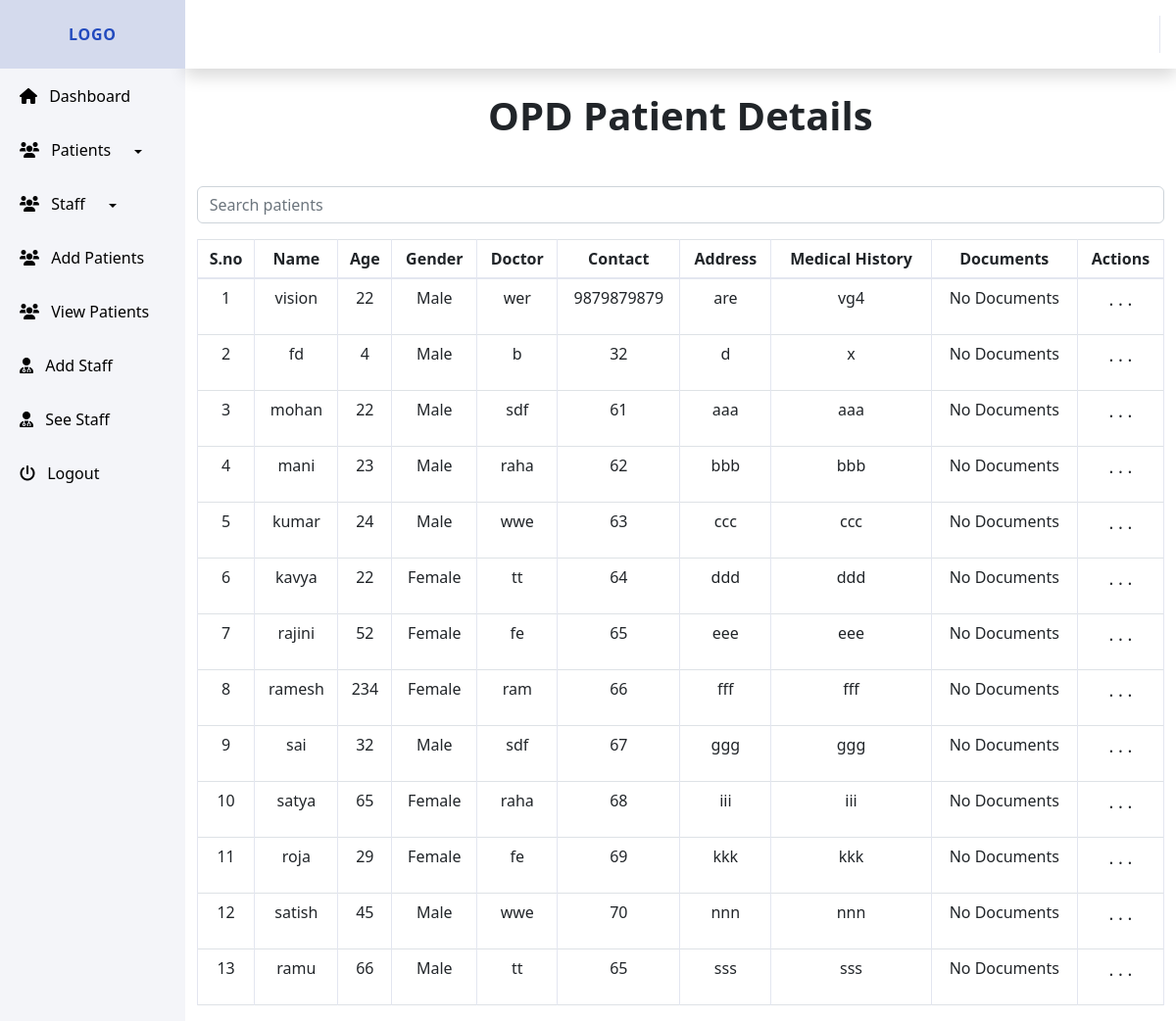
/modules/patients/views/opd.php, run on the app's committed database.
### tables this page shows
CREATE TABLE `patients_opd` (
  `id` int(11) NOT NULL,
  `name` varchar(100) NOT NULL,
  `age` int(11) NOT NULL,
  `gender` enum('Male','Female','Other') NOT NULL,
  `doctor` varchar(255) DEFAULT NULL,
  `contact` varchar(15) NOT NULL,
  `address` text NOT NULL,
  `admission_type` enum('Casualty','OPD') NOT NULL,
  `admission_date` datetime DEFAULT current_timestamp(),
  `medical_history` text DEFAULT NULL,
  `documents` text DEFAULT NULL,
  `created_at` datetime DEFAULT current_timestamp(),
  `updated_at` datetime DEFAULT current_timestamp() ON UPDATE current_timestamp()
);

### modules/patients/views/opd.php (the view, shortened to what this page needs)
<div id="wrapper">
    <?php
    include "../../../includes/sidebar.php";
    include "../../../includes/header.php";
    include "../../../config/db.php";
    $opd_stmt = $pdo->prepare("SELECT * FROM patients_opd WHERE admission_type = 'OPD'");
    $opd_stmt->execute();
    $opd_patients = $opd_stmt->fetchAll(PDO::FETCH_ASSOC);
    ?>
    <div id="content-wrapper" class="d-flex flex-column bg-white">
        <div id="content">
            <h1 class="text-center mb-5"><strong>OPD Patient Details</strong></h1>
            <div class="container mb-3">
                <input type="text" id="patientSearch" class="form-control" placeholder="Search patients">
            </div>
            <div class="container">
                <table class="table table-bordered">
                    <thead>
                        <tr class="text-center">
                            <th>S.no</th>
                            <th>Name</th>
                            <th>Age</th>
                            <th>Gender</th>
                            <th>Doctor</th>
                            <th>Contact</th>
                            <th>Address</th>
                            <th>Medical History</th>
                            <th>Documents</th>
                            <th>Actions</th>
                        </tr>
                    </thead>
                    <tbody id="patientTableBody">
                        <?php foreach ($opd_patients as $patient): ?>
                            <tr class="text-center patient-row" id="patient-row-<?php echo $patient['id']; ?>">
                                <td class="serial-number"></td>
                                <td><?php echo htmlspecialchars($patient['name']); ?></td>
                                <td><?php echo htmlspecialchars($patient['age']); ?></td>
                                <td><?php echo htmlspecialchars($patient['gender']); ?></td>
                                <td><?php echo htmlspecialchars($patient['doctor']); ?></td>
                                <td><?php echo htmlspecialchars($patient['contact']); ?></td>
                                <td><?php echo htmlspecialchars($patient['address']); ?></td>
                                <td><?php echo htmlspecialchars($patient['medical_history']); ?></td>
                                <td>
                                    <?php
                                    if (!empty($patient['documents'])) {
                                        $documents = explode(',', $patient['documents']);
                                        foreach ($documents as $document) {
                                            echo "<a href='" . htmlspecialchars($document) . "' download>Download Document</a><br>";
                                        }
                                    } else {
                                        echo "No Documents";
                                    }
                                    ?>
                                </td>
                                <td>
                                    <div class="dropdown">
                                        <p class="see_more_actions" type="button" id="dropdownMenuButton" data-bs-toggle="dropdown" aria-expanded="false">
                                            . . .
                                        </p>
                                    </div>
                                </td>
                            </tr>
                        <?php endforeach; ?>
                    </tbody>
                </table>
            </div>
        </div>
    </div>
</div>

### assets/css/style.css (style rules this page uses)
.see_more_actions { font-size: large; }

### data on the page
patients_opd: name "vision", age "22", gender "Male", doctor "wer", contact "9879879879", address "are", medical_history "vg4", documents "No Documents"
patients_opd: name "fd", age "4", gender "Male", doctor "b", contact "32", address "d", medical_history "x", documents "No Documents"
patients_opd: name "mohan", age "22", gender "Male", doctor "sdf", contact "61", address "aaa", medical_history "aaa", documents "No Documents"
patients_opd: name "mani", age "23", gender "Male", doctor "raha", contact "62", address "bbb", medical_history "bbb", documents "No Documents"
patients_opd: name "kumar", age "24", gender "Male", doctor "wwe", contact "63", address "ccc", medical_history "ccc", documents "No Documents"
patients_opd: name "kavya", age "22", gender "Female", doctor "tt", contact "64", address "ddd", medical_history "ddd", documents "No Documents"
patients_opd: name "rajini", age "52", gender "Female", doctor "fe", contact "65", address "eee", medical_history "eee", documents "No Documents"
patients_opd: name "ramesh", age "234", gender "Female", doctor "ram", contact "66", address "fff", medical_history "fff", documents "No Documents"
patients_opd: name "sai", age "32", gender "Male", doctor "sdf", contact "67", address "ggg", medical_history "ggg", documents "No Documents"
patients_opd: name "satya", age "65", gender "Female", doctor "raha", contact "68", address "iii", medical_history "iii", documents "No Documents"
patients_opd: name "roja", age "29", gender "Female", doctor "fe", contact "69", address "kkk", medical_history "kkk", documents "No Documents"
patients_opd: name "satish", age "45", gender "Male", doctor "wwe", contact "70", address "nnn", medical_history "nnn", documents "No Documents"
patients_opd: name "ramu", age "66", gender "Male", doctor "tt", contact "65", address "sss", medical_history "sss", documents "No Documents"
